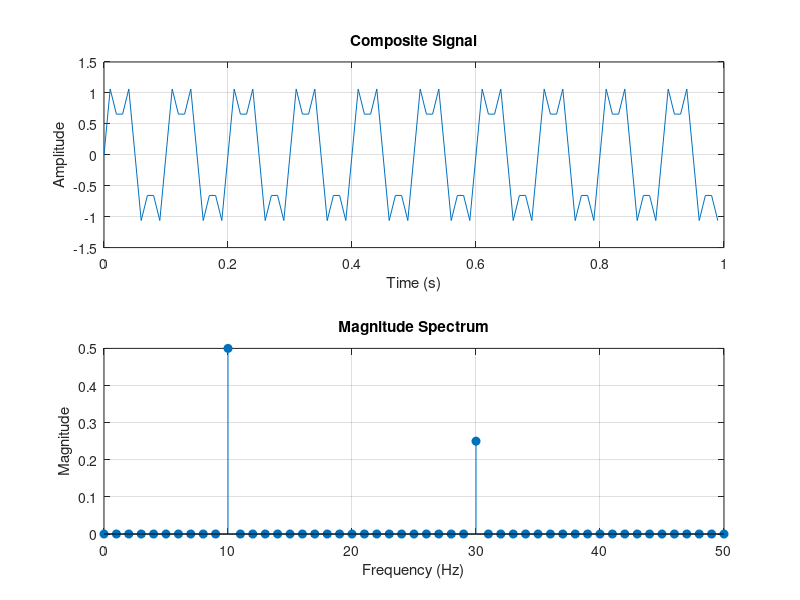

Recreate this plot in MATLAB.
%{
Problem 11: Frequency Spectrum Analysis
    •   Generate composite signal (multiple sinusoids)
    •   Plot magnitude spectrum
    •   Identify frequency components
%}

clc;
clear;
close all;

Fs = 100;
t = 0:1/Fs:1-1/Fs;

% Composite signal (10 Hz and 30 Hz)
x = sin(2*pi*10*t) + 0.5*sin(2*pi*30*t);

% FFT
N = length(x);
X = fft(x);

% Magnitude spectrum
P = abs(X)/N;

% Frequency axis
f = (0:N-1)*(Fs/N);

% Plot composite signal
subplot(2,1,1)
plot(t, x)
title('Composite Signal')
xlabel('Time (s)')
ylabel('Amplitude')
grid on

% Plot magnitude spectrum
subplot(2,1,2)
stem(f, P, 'filled')
title('Magnitude Spectrum')
xlabel('Frequency (Hz)')
ylabel('Magnitude')
grid on
xlim([0 Fs/2])
